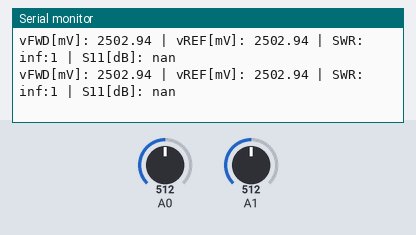
Simulated run of this sketch. Board: Arduino Uno, built for the host (arithmetic inside an expression is 32-bit, double 64-bit). Parts: the last lines printed to the serial monitor. The test bench sets the inputs (shaded band); at power-on: A0 = 512, A1 = 512.

Above: at 1.2 s.
1.3 s: A0 set to 716
At 1.75 s:
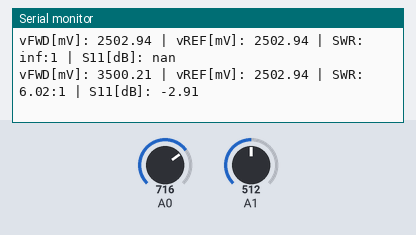
3.6 s: A1 set to 0
At 3.89 s:
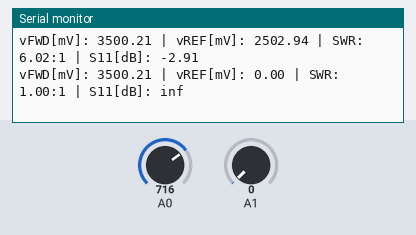
5.7 s: A0 set to 0
At 6.0 s:
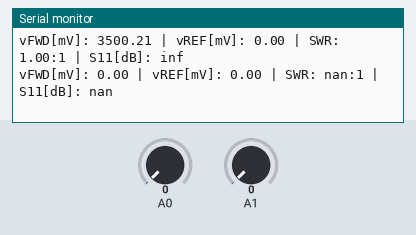
7.8 s: A1 set to 18
At 8.1 s:
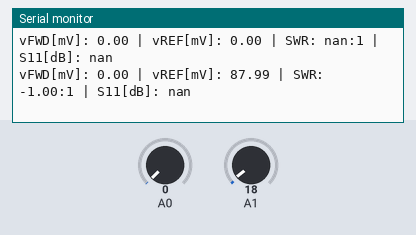

The sketch:

ARDUINO_SWT_VSWR_S11.ino
```cpp
float aFwd, aRef, vFwd, vRef, vSWR, vS11;
int ADCvRef = 0;

void setup(){
   Serial.begin(9600);
   ADCvRef = vRefADC();
   Serial.print("ADCvRef[mV]:  ");
   Serial.println(ADCvRef);
}

int vRefADC(){
   long result;
   ADMUX = _BV(REFS0) | _BV(MUX3) | _BV(MUX2) | _BV(MUX1);
   delay(2);
   ADCSRA |= _BV(ADSC);
   while (bit_is_set(ADCSRA,ADSC));
   result = ADCL;
   result |= ADCH<<8;
   result = 1125300L / result;
   return result;
}

void loop(){
   aFwd = analogRead(A0);
   aRef = analogRead(A1);
   vFwd = aFwd * ADCvRef / 1023.0;
   vRef = aRef * ADCvRef / 1023.0;
   vSWR = (aFwd+aRef)/(aFwd-aRef);
   vS11 = 20*log10((vSWR-1)/(vSWR+1));

   Serial.print("vFWD[mV]: "); Serial.print(vFwd);
   Serial.print(" | ");
   Serial.print("vREF[mV]: "); Serial.print(vRef);
   Serial.print(" | ");
   Serial.print("SWR: "); Serial.print(vSWR,2); Serial.print(":1");
   Serial.print(" | ");
   Serial.print("S11[dB]: "); Serial.println(vS11);

   delay(300);
}
```

Measured:
- after the input at 1.3 s, the serial monitor: prints a new line after 0.24 s (image 1)
- after the input at 3.6 s, the serial monitor: prints a new line after 0.09 s (image 2)
- after the input at 5.7 s, the serial monitor: prints a new line after 0.09 s (image 3)
- after the input at 7.8 s, the serial monitor: prints a new line after 0.10 s (image 4)
